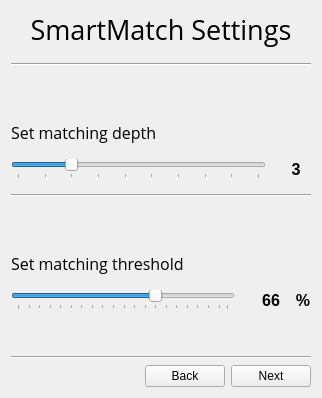
               <widget class="QWidget" name="page_5">
                <layout class="QGridLayout" name="gridLayout_9">
                 <item row="0" column="0">
                  <layout class="QVBoxLayout" name="verticalLayout_10">
                   <item>
                    <layout class="QHBoxLayout" name="horizontalLayout_15">
                     <property name="spacing">
                      <number>0</number>
                     </property>
                     <item>
                      <layout class="QVBoxLayout" name="verticalLayout_6">
                       <property name="spacing">
                        <number>15</number>
                       </property>
                       <item>
                        <widget class="QLabel" name="p4Title">
                         <property name="minimumSize">
                          <size>
                           <width>300</width>
                           <height>0</height>
                          </size>
                         </property>
                         <property name="font">
                          <font>
                           <family>Open Sans</family>
                           <pointsize>20</pointsize>
                          </font>
                         </property>
                         <property name="text">
                          <string>SmartMatch Settings</string>
                         </property>
                         <property name="alignment">
                          <set>Qt::AlignCenter</set>
                         </property>
                        </widget>
                       </item>
                       <item>
                        <widget class="Line" name="line_21">
                         <property name="orientation">
                          <enum>Qt::Horizontal</enum>
                         </property>
                        </widget>
                       </item>
                       <item>
                        <spacer name="verticalSpacer_2">
                         <property name="orientation">
                          <enum>Qt::Vertical</enum>
                         </property>
                         <property name="sizeHint" stdset="0">
                          <size>
                           <width>20</width>
                           <height>40</height>
                          </size>
                         </property>
                        </spacer>
                       </item>
                       <item>
                        <widget class="QLabel" name="p4DepthLabel">
                         <property name="font">
                          <font>
                           <family>Open Sans</family>
                           <pointsize>12</pointsize>
                          </font>
                         </property>
                         <property name="text">
                          <string>Set matching depth</string>
                         </property>
                         <property name="alignment">
                          <set>Qt::AlignLeading|Qt::AlignLeft|Qt::AlignVCenter</set>
                         </property>
                        </widget>
                       </item>
                       <item>
                        <layout class="QHBoxLayout" name="horizontalLayout_10">
                         <item>
                          <widget class="QSlider" name="depthSlider">
                           <property name="minimum">
                            <number>1</number>
                           </property>
                           <property name="maximum">
                            <number>10</number>
                           </property>
                           <property name="value">
                            <number>3</number>
                           </property>
                           <property name="orientation">
                            <enum>Qt::Horizontal</enum>
                           </property>
                           <property name="invertedAppearance">
                            <bool>false</bool>
                           </property>
                           <property name="invertedControls">
                            <bool>false</bool>
                           </property>
                           <property name="tickPosition">
                            <enum>QSlider::TicksBelow</enum>
                           </property>
                           <property name="tickInterval">
                            <number>1</number>
                           </property>
                          </widget>
                         </item>
                         <item>
                          <widget class="QLabel" name="p4DepthLabel_2">
                           <property name="minimumSize">
                            <size>
                             <width>30</width>
                             <height>0</height>
                            </size>
                           </property>
                           <property name="maximumSize">
                            <size>
                             <width>30</width>
                             <height>16777215</height>
                            </size>
                           </property>
                           <property name="font">
                            <font>
                             <family>Segoe UI</family>
                             <pointsize>12</pointsize>
                             <weight>75</weight>
                             <bold>true</bold>
                            </font>
                           </property>
                           <property name="text">
                            <string>3</string>
                           </property>
                           <property name="alignment">
                            <set>Qt::AlignCenter</set>
                           </property>
                          </widget>
                         </item>
                        </layout>
                       </item>
                       <item>
                        <widget class="Line" name="line_16">
                         <property name="orientation">
                          <enum>Qt::Horizontal</enum>
                         </property>
                        </widget>
                       </item>
                       <item>
                        <spacer name="verticalSpacer_3">
                         <property name="orientation">
                          <enum>Qt::Vertical</enum>
                         </property>
                         <property name="sizeHint" stdset="0">
                          <size>
                           <width>20</width>
                           <height>40</height>
                          </size>
                         </property>
                        </spacer>
                       </item>
                       <item>
                        <widget class="QLabel" name="p4DepthLabel_3">
                         <property name="font">
                          <font>
                           <family>Open Sans</family>
                           <pointsize>12</pointsize>
                          </font>
                         </property>
                         <property name="text">
                          <string>Set matching threshold</string>
                         </property>
                         <property name="alignment">
                          <set>Qt::AlignLeading|Qt::AlignLeft|Qt::AlignVCenter</set>
                         </property>
                        </widget>
                       </item>
                       <item>
                        <layout class="QHBoxLayout" name="horizontalLayout_13">
                         <item>
                          <widget class="QSlider" name="thresholdSlider">
                           <property name="minimum">
                            <number>1</number>
                           </property>
                           <property name="maximum">
                            <number>100</number>
                           </property>
                           <property name="value">
                            <number>66</number>
                           </property>
                           <property name="orientation">
                            <enum>Qt::Horizontal</enum>
                           </property>
                           <property name="invertedAppearance">
                            <bool>false</bool>
                           </property>
                           <property name="invertedControls">
                            <bool>false</bool>
                           </property>
                           <property name="tickPosition">
                            <enum>QSlider::TicksBelow</enum>
                           </property>
                           <property name="tickInterval">
                            <number>5</number>
                           </property>
                          </widget>
                         </item>
                         <item>
                          <widget class="QLabel" name="p4ThresholdLabel">
                           <property name="minimumSize">
                            <size>
                             <width>30</width>
                             <height>0</height>
                            </size>
                           </property>
                           <property name="maximumSize">
                            <size>
                             <width>30</width>
                             <height>16777215</height>
                            </size>
                           </property>
                           <property name="font">
                            <font>
                             <family>Segoe UI</family>
                             <pointsize>12</pointsize>
                             <weight>75</weight>
                             <bold>true</bold>
                            </font>
                           </property>
                           <property name="text">
                            <string>66</string>
                           </property>
                           <property name="alignment">
                            <set>Qt::AlignRight|Qt::AlignTrailing|Qt::AlignVCenter</set>
                           </property>
                          </widget>
                         </item>
                         <item>
                          <widget class="QLabel" name="p4ThresholdPercentage">
                           <property name="minimumSize">
                            <size>
                             <width>16</width>
                             <height>0</height>
                            </size>
                           </property>
                           <property name="maximumSize">
                            <size>
                             <width>16</width>
                             <height>16777215</height>
                            </size>
                           </property>
                           <property name="font">
                            <font>
                             <family>Segoe UI</family>
                             <pointsize>12</pointsize>
                             <weight>75</weight>
                             <bold>true</bold>
                            </font>
                           </property>
                           <property name="text">
                            <string>%</string>
                           </property>
                           <property name="alignment">
                            <set>Qt::AlignCenter</set>
                           </property>
                          </widget>
                         </item>
                        </layout>
                       </item>
                      </layout>
                     </item>
                    </layout>
                   </item>
                   <item>
                    <spacer name="verticalSpacer">
                     <property name="orientation">
                      <enum>Qt::Vertical</enum>
                     </property>
                     <property name="sizeHint" stdset="0">
                      <size>
                       <width>20</width>
                       <height>40</height>
                      </size>
                     </property>
                    </spacer>
                   </item>
                   <item>
                    <widget class="Line" name="line_17">
                     <property name="orientation">
                      <enum>Qt::Horizontal</enum>
                     </property>
                    </widget>
                   </item>
                   <item>
                    <layout class="QHBoxLayout" name="p1horz1_4">
                     <item>
                      <spacer name="horizontalSpacer_27">
                       <property name="orientation">
                        <enum>Qt::Horizontal</enum>
                       </property>
                       <property name="sizeHint" stdset="0">
                        <size>
                         <width>40</width>
                         <height>20</height>
                        </size>
                       </property>
                      </spacer>
                     </item>
                     <item>
                      <widget class="QPushButton" name="p5Back">
                       <property name="text">
                        <string>Back</string>
                       </property>
                      </widget>
                     </item>
                     <item>
                      <widget class="QPushButton" name="p5Next">
                       <property name="text">
                        <string>Next</string>
                       </property>
                      </widget>
                     </item>
                    </layout>
                   </item>
                  </layout>
                 </item>
                </layout>
               </widget>
